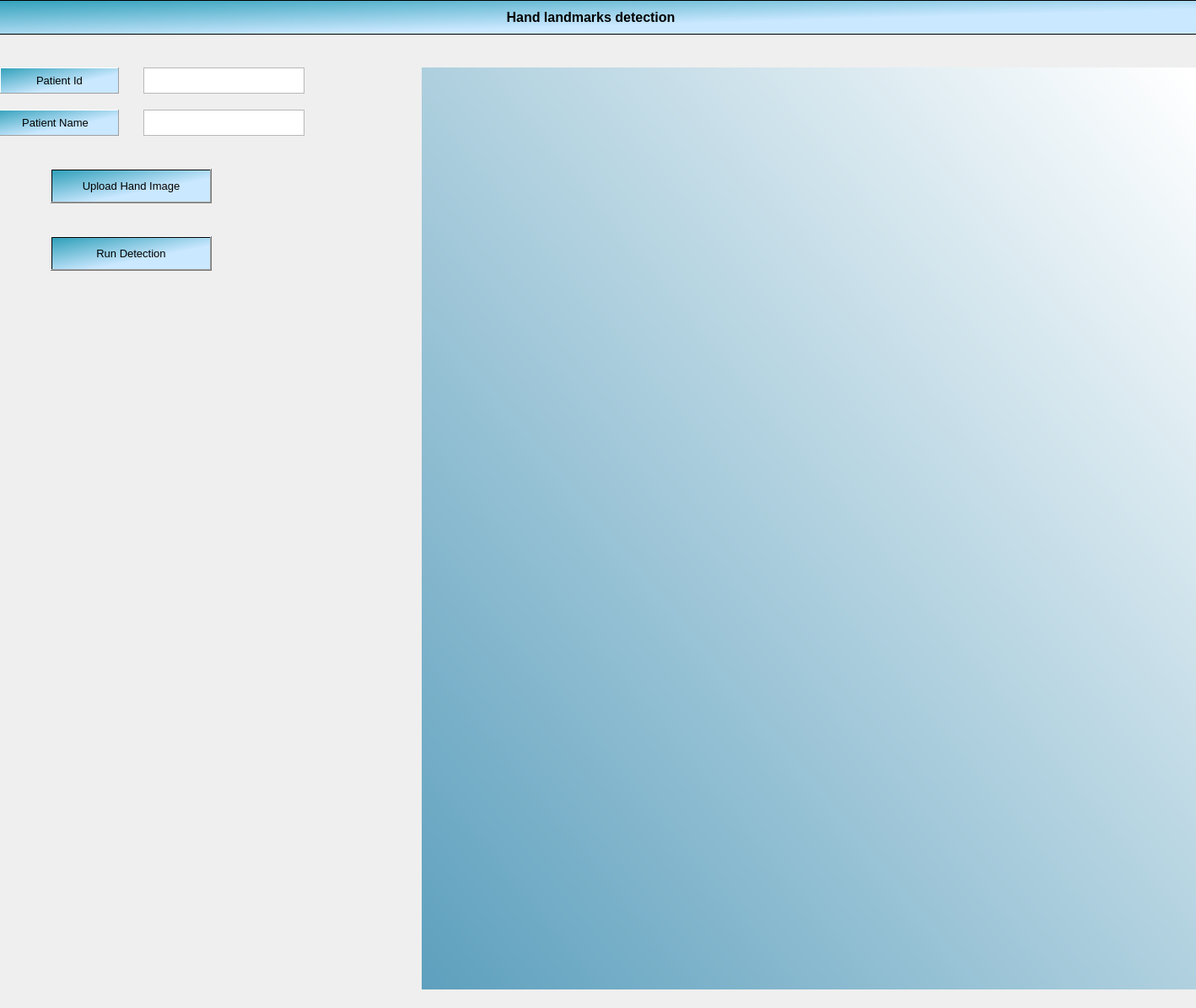
<?xml version="1.0" encoding="UTF-8"?>
<ui version="4.0">
 <class>MainWindow</class>
 <widget class="QMainWindow" name="MainWindow">
  <property name="geometry">
   <rect>
    <x>0</x>
    <y>0</y>
    <width>1418</width>
    <height>1195</height>
   </rect>
  </property>
  <property name="windowTitle">
   <string>Caliper</string>
  </property>
  <property name="styleSheet">
   <string notr="true">border-color: rgb(119, 203, 255);</string>
  </property>
  <widget class="QWidget" name="centralwidget">
   <widget class="QLabel" name="label">
    <property name="geometry">
     <rect>
      <x>-20</x>
      <y>0</y>
      <width>1441</width>
      <height>41</height>
     </rect>
    </property>
    <property name="sizePolicy">
     <sizepolicy hsizetype="Preferred" vsizetype="Preferred">
      <horstretch>0</horstretch>
      <verstretch>0</verstretch>
     </sizepolicy>
    </property>
    <property name="font">
     <font>
      <pointsize>12</pointsize>
      <weight>75</weight>
      <bold>true</bold>
     </font>
    </property>
    <property name="autoFillBackground">
     <bool>false</bool>
    </property>
    <property name="styleSheet">
     <string notr="true">background-color: qlineargradient(spread:reflect, x1:0, y1:0, x2:1, y2:1, stop:0 rgba(47, 159, 185, 255), stop:0.625164 rgba(202, 232, 255, 255));</string>
    </property>
    <property name="frameShape">
     <enum>QFrame::StyledPanel</enum>
    </property>
    <property name="text">
     <string>Hand landmarks detection</string>
    </property>
    <property name="alignment">
     <set>Qt::AlignCenter</set>
    </property>
   </widget>
   <widget class="QLabel" name="label_2">
    <property name="geometry">
     <rect>
      <x>0</x>
      <y>80</y>
      <width>141</width>
      <height>31</height>
     </rect>
    </property>
    <property name="font">
     <font>
      <pointsize>10</pointsize>
     </font>
    </property>
    <property name="styleSheet">
     <string notr="true">background-color: qlineargradient(spread:reflect, x1:0, y1:0, x2:1, y2:1, stop:0 rgba(47, 159, 185, 255), stop:0.625164 rgba(202, 232, 255, 255));</string>
    </property>
    <property name="frameShape">
     <enum>QFrame::Panel</enum>
    </property>
    <property name="frameShadow">
     <enum>QFrame::Raised</enum>
    </property>
    <property name="text">
     <string>Patient Id</string>
    </property>
    <property name="scaledContents">
     <bool>true</bool>
    </property>
    <property name="alignment">
     <set>Qt::AlignCenter</set>
    </property>
   </widget>
   <widget class="QPlainTextEdit" name="patientId">
    <property name="geometry">
     <rect>
      <x>170</x>
      <y>80</y>
      <width>191</width>
      <height>31</height>
     </rect>
    </property>
    <property name="font">
     <font>
      <family>MS Shell Dlg 2</family>
      <pointsize>10</pointsize>
     </font>
    </property>
    <property name="inputMethodHints">
     <set>Qt::ImhNone</set>
    </property>
    <property name="plainText">
     <string/>
    </property>
   </widget>
   <widget class="QLabel" name="label_3">
    <property name="geometry">
     <rect>
      <x>-10</x>
      <y>130</y>
      <width>151</width>
      <height>31</height>
     </rect>
    </property>
    <property name="font">
     <font>
      <pointsize>10</pointsize>
     </font>
    </property>
    <property name="styleSheet">
     <string notr="true">background-color: qlineargradient(spread:reflect, x1:0, y1:0, x2:1, y2:1, stop:0 rgba(47, 159, 185, 255), stop:0.625164 rgba(202, 232, 255, 255));</string>
    </property>
    <property name="frameShape">
     <enum>QFrame::Panel</enum>
    </property>
    <property name="frameShadow">
     <enum>QFrame::Raised</enum>
    </property>
    <property name="text">
     <string>Patient Name</string>
    </property>
    <property name="scaledContents">
     <bool>true</bool>
    </property>
    <property name="alignment">
     <set>Qt::AlignCenter</set>
    </property>
   </widget>
   <widget class="QPlainTextEdit" name="patientName">
    <property name="geometry">
     <rect>
      <x>170</x>
      <y>130</y>
      <width>191</width>
      <height>31</height>
     </rect>
    </property>
    <property name="font">
     <font>
      <pointsize>10</pointsize>
      <stylestrategy>PreferDefault</stylestrategy>
     </font>
    </property>
    <property name="frameShape">
     <enum>QFrame::StyledPanel</enum>
    </property>
    <property name="plainText">
     <string/>
    </property>
   </widget>
   <widget class="QPushButton" name="uploadButton">
    <property name="geometry">
     <rect>
      <x>60</x>
      <y>200</y>
      <width>191</width>
      <height>41</height>
     </rect>
    </property>
    <property name="font">
     <font>
      <pointsize>10</pointsize>
      <weight>50</weight>
      <bold>false</bold>
     </font>
    </property>
    <property name="styleSheet">
     <string notr="true">background-color: qlineargradient(spread:reflect, x1:0, y1:0, x2:1, y2:1, stop:0 rgba(47, 159, 185, 255), stop:0.625164 rgba(202, 232, 255, 255));</string>
    </property>
    <property name="text">
     <string>Upload Hand Image</string>
    </property>
   </widget>
   <widget class="QLabel" name="imageViewer">
    <property name="geometry">
     <rect>
      <x>500</x>
      <y>80</y>
      <width>921</width>
      <height>1111</height>
     </rect>
    </property>
    <property name="sizePolicy">
     <sizepolicy hsizetype="Fixed" vsizetype="Fixed">
      <horstretch>0</horstretch>
      <verstretch>0</verstretch>
     </sizepolicy>
    </property>
    <property name="styleSheet">
     <string notr="true">background-color: qlineargradient(spread:pad, x1:0, y1:1, x2:0.994932, y2:0.017, stop:0 rgba(92, 159, 189, 255), stop:1 rgba(255, 255, 255, 255));</string>
    </property>
    <property name="text">
     <string/>
    </property>
    <property name="scaledContents">
     <bool>false</bool>
    </property>
    <property name="alignment">
     <set>Qt::AlignLeading|Qt::AlignLeft|Qt::AlignVCenter</set>
    </property>
   </widget>
   <widget class="QPushButton" name="submitButton">
    <property name="geometry">
     <rect>
      <x>60</x>
      <y>280</y>
      <width>191</width>
      <height>41</height>
     </rect>
    </property>
    <property name="maximumSize">
     <size>
      <width>16777215</width>
      <height>16777215</height>
     </size>
    </property>
    <property name="font">
     <font>
      <pointsize>10</pointsize>
      <weight>50</weight>
      <bold>false</bold>
     </font>
    </property>
    <property name="styleSheet">
     <string notr="true">background-color: qlineargradient(spread:reflect, x1:0, y1:0, x2:1, y2:1, stop:0 rgba(47, 159, 185, 255), stop:0.625164 rgba(202, 232, 255, 255));</string>
    </property>
    <property name="text">
     <string>Run Detection</string>
    </property>
   </widget>
   <widget class="QLabel" name="message">
    <property name="geometry">
     <rect>
      <x>0</x>
      <y>350</y>
      <width>491</width>
      <height>821</height>
     </rect>
    </property>
    <property name="sizePolicy">
     <sizepolicy hsizetype="Preferred" vsizetype="Fixed">
      <horstretch>0</horstretch>
      <verstretch>0</verstretch>
     </sizepolicy>
    </property>
    <property name="font">
     <font>
      <pointsize>10</pointsize>
      <weight>50</weight>
      <bold>false</bold>
     </font>
    </property>
    <property name="autoFillBackground">
     <bool>false</bool>
    </property>
    <property name="styleSheet">
     <string notr="true"/>
    </property>
    <property name="frameShape">
     <enum>QFrame::NoFrame</enum>
    </property>
    <property name="frameShadow">
     <enum>QFrame::Sunken</enum>
    </property>
    <property name="lineWidth">
     <number>0</number>
    </property>
    <property name="midLineWidth">
     <number>1</number>
    </property>
    <property name="text">
     <string/>
    </property>
    <property name="textFormat">
     <enum>Qt::PlainText</enum>
    </property>
    <property name="scaledContents">
     <bool>true</bool>
    </property>
    <property name="alignment">
     <set>Qt::AlignLeading|Qt::AlignLeft|Qt::AlignTop</set>
    </property>
    <property name="wordWrap">
     <bool>true</bool>
    </property>
    <property name="margin">
     <number>0</number>
    </property>
    <property name="indent">
     <number>4</number>
    </property>
   </widget>
  </widget>
  <widget class="QMenuBar" name="menubar">
   <property name="geometry">
    <rect>
     <x>0</x>
     <y>0</y>
     <width>1418</width>
     <height>22</height>
    </rect>
   </property>
  </widget>
  <widget class="QStatusBar" name="statusbar"/>
 </widget>
 <resources>
  <include location="resources.qrc"/>
 </resources>
 <connections/>
</ui>
